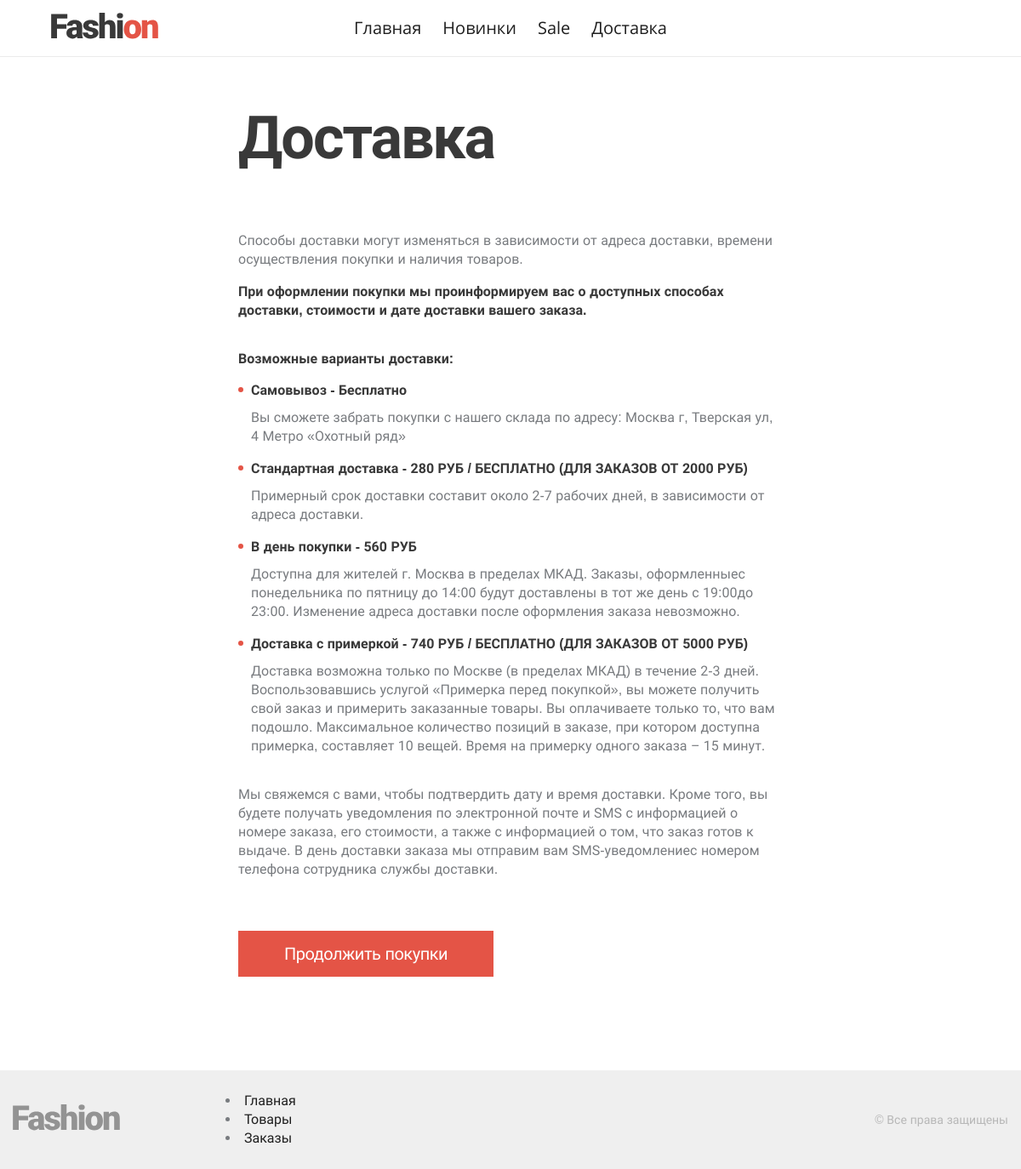
Screenshot of /delivery.php with the database file from the repository.
### tables this page shows
CREATE TABLE `menu` (
  `id` int(11) NOT NULL,
  `name` varchar(255) NOT NULL,
  `url` varchar(255) NOT NULL,
  `admin` tinyint(1) DEFAULT NULL
);

### inc/functions.php (called while the page is built, shortened)
<?php
function connect()
{
    $opt = array(
        PDO::ATTR_ERRMODE            => PDO::ERRMODE_EXCEPTION,
        PDO::ATTR_DEFAULT_FETCH_MODE => PDO::FETCH_ASSOC,
        PDO::FETCH_OBJ
    );
    return new PDO(DB_DSN,DB_USER,DB_PASSWORD, $opt);
}
function get_menu($admin=false){
    $conn = connect();
    if($admin){
        $stmt = $conn->query("SELECT name, url from menu where name = 'Главная' or admin = 1");
    }else{
        $stmt = $conn->query("SELECT name, url from menu where admin = 0");
    }
    $menuItems = $stmt->fetchAll();
    include $_SERVER['DOCUMENT_ROOT'] . '/template/tmpl-menu.php';
    $menuList = ob_get_contents();
    return $menuList;
}
function compare_url($path){
    return $_SERVER['REQUEST_URI'] == $path ? true : false;
}

### template/tmpl-menu.php (the view)
<?php foreach ($menuItems as $item): ?>
    <li>
        <a class="main-menu__item <?= compare_url($item['url']) ? "active" : "" ?>" href="<?= $item['url'] ?>"><?= $item['name'] ?></a>
    </li>
<?php endforeach; ?>

### css/style.css (style rules this page uses)
html { box-sizing: border-box; }
body { display: flex; flex-direction: column; margin: 0 auto; min-width: 1200px; min-height: 100vh; font: 16px/22px "Roboto", sans-serif; color: #787B7F; }
a { text-decoration: none; }
.main-menu__item { color: #1F1F1F; transition: all 300ms; }
.main-menu--header li:not(:last-child) { margin-right: 25px; }

### rows the page displays
menu: name "Главная"
menu: name "Новинки"
menu: name "Sale"
menu: name "Доставка"
menu: name "Товары"
menu: name "Заказы"

### other values shown
$method['name'] "Самовывоз"
$method['desc'] "Вы сможете забрать покупки с нашего склада по адресу: Москва г, Тверская ул, 4 Метро «Охотный ряд»"
$method['name'] "Стандартная доставка"
$method['discount'] "280"
$method['min_order_value'] "2000"
$method['desc'] "Примерный срок доставки составит около 2-7 рабочих дней, в зависимости от адреса доставки."
$method['name'] "В день покупки"
$method['discount'] "560"
$method['name'] "Доставка с примеркой"
$method['discount'] "740"
$method['min_order_value'] "5000"
